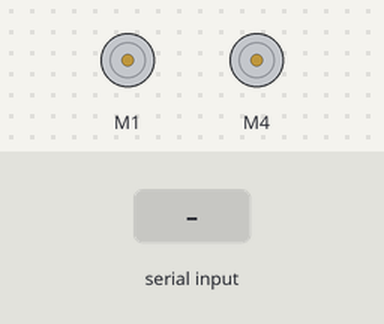
Bench run of a sketch on a simulated Arduino Uno, built with avr-gcc and run on an emulated ATmega328P. On the bench: 2 × DC motor (green arrow = forward, orange = backward, longer = faster). The test bench sets the inputs (shaded band). What the sketch prints to the serial monitor is not drawn.

Above: at 1.2 s.
1.3 s: "f" received over Serial
At 1.8 s:
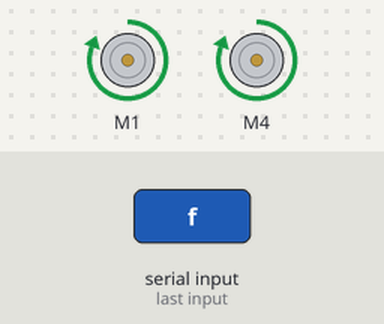
2.8 s: "b" received over Serial
At 3.9 s:
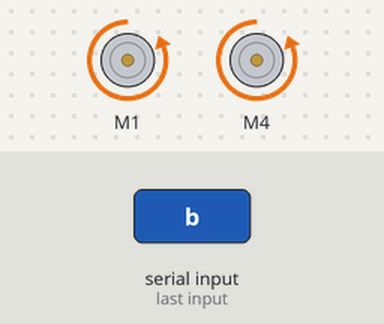
4.3 s: "l" received over Serial
At 5.2 s:
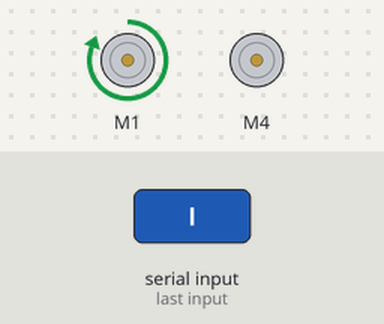
5.8 s: "r" received over Serial
At 6.3 s:
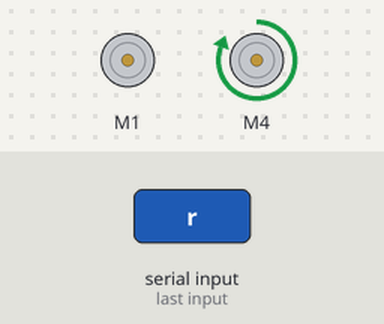
7.3 s: "s" received over Serial
At 8.7 s:
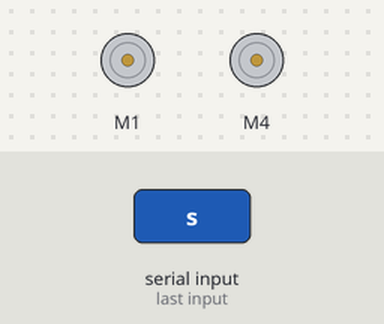
Timing chart, 0 to 9.8 s (numbered marks = the images above; inputs shaded):
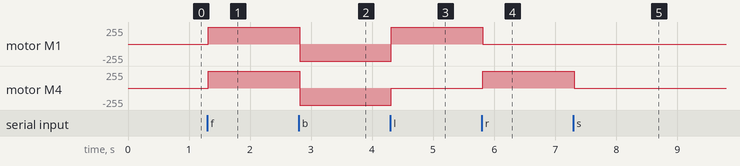

The sketch:

motors.ino
```cpp
#include <AFMotor.h>
#include <AFMotor.h>
//Forward is char character:102
//Backward is char character: 98
//Left is char character: 108
//right is char character: 114
//stop is char characterL 83
AF_DCMotor motorL(1, MOTOR34_64KHZ);
AF_DCMotor motorR(4, MOTOR34_64KHZ);

void setup(){
  Serial.begin(9600);
  motorL.setSpeed(255);
  motorR.setSpeed(255);
}

void loop(){
  byte comm = Serial.read();
  if (comm < 254){
    Serial.println(comm);
  }
  Serial.println(comm);
  if(comm == 102){ //forward
    motorL.run(FORWARD);
    motorR.run(FORWARD);

  }
  if(comm == 98){ //backward
    motorL.run(BACKWARD);
    motorR.run(BACKWARD);

  }
  if(comm == 108){ //Left
    motorL.run(FORWARD);
    motorR.run(RELEASE);
  }

  if(comm == 114){ //right
    motorL.run(RELEASE);
    motorR.run(FORWARD);
  }

  if(comm == 115){ //stop
    motorL.run(RELEASE);
    motorR.run(RELEASE);
  }

 }
```

Measured:
- after the input at 1.3 s, motor M1, motor M4: stopped → forward 255/255 at once
- after the input at 2.8 s, motor M1, motor M4: forward 255/255 → backward 255/255 at once
- after the input at 4.3 s, motor M1: backward 255/255 → forward 255/255 at once; motor M4: backward 255/255 → stopped at once
- after the input at 5.8 s, motor M1: forward 255/255 → stopped at once; motor M4: stopped → forward 255/255 at once
- after the input at 7.3 s, motor M4: forward 255/255 → stopped at once
